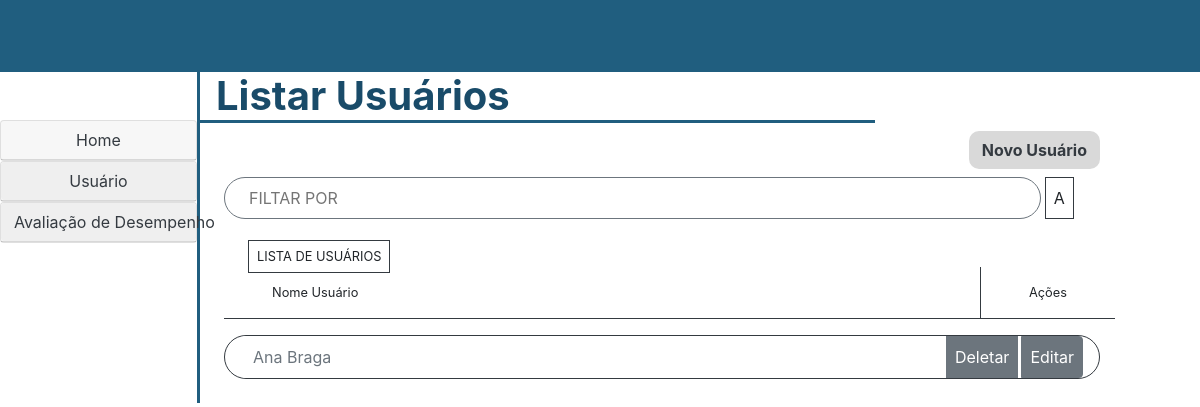
Before: /recursos_humanos/listar_usuarios/ with the older database file.
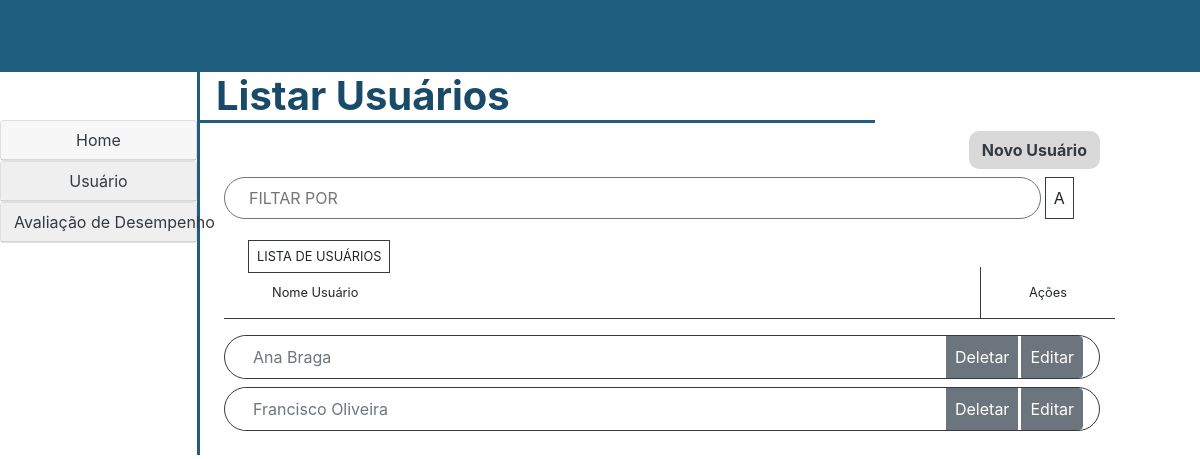
After: the same page with the newer database file.
### recursos_humanos/models.py (models this page shows, shortened)
class Usuario(models.Model):
    FUNCAO = (
        ('presidente', "Presidente"),
        ('diretos', "Diretor"),
        ('gerente', "Gerente"),
        ('chefe', "Chefe"),
        ('colaborador', "Colaborador"),
        ('cedido', "Cedido a outro orgão"),
        ('recursos_humanos', "Recursos Humanos"),
    )
    CLASSE = (
        ('classe1', "Classe 1"),
        ('classe2', "Classe 2"),
        ('classe3', "Classe 3"),
    )
    NIVEL = (
        ('', '----'),
        ('i', "I"),
        ('ii', "II"),
        ('iii', "III"),
        ('iv', "IV"),
        ('v', "V"),
        ('vi', "VI"),
        ('vii', "VII"),
        ('viii', "VIII"),
        ('ix', "IX"),
        ('x', "X"),
        ('xi', "XI"),
        ('xii', "XII"),
    )
    nome = models.CharField(max_length=100, blank=False, null=False)
    senha = models.CharField(max_length=20, blank=False, null=False)
    email = models.EmailField(blank=False, null=False)
    cpf = models.CharField(max_length=14, blank=False, null=False)
    data_criacao_usuario = models.DateField(default=datetime.now, blank=False, null=False)
    data_atualizacao_usuario = models.DateField(blank=True, null=True)
    data_exclusao_usuario = models.DateField(blank=True, null=True)
    ultima_avaliacao = models.DateField(blank=True, null=True)
    setor = models.CharField(max_length=50)
    cargo = models.CharField(max_length=50)
    funcao = models.CharField(max_length=20, choices=FUNCAO)
    classe = models.CharField(max_length=20, choices=CLASSE)
    nivel = models.CharField(max_length=5, choices=NIVEL)
    gerencia = models.ForeignKey('Gerencia', on_delete=models.CASCADE)
    diretoria = models.ForeignKey('Diretoria', on_delete=models.CASCADE)
    efetivo = models.BooleanField(default=False)
    inativo = models.BooleanField(default=False)
    meritos = models.ManyToManyField(FatorDesempenhoMerito, blank=True)
    demeritos = models.ManyToManyField(FatorDesempenhoDemerito, blank=True)
    avaliacoes = models.ManyToManyField(AvaliacaoDesempenho, blank=True)
    class Meta:
        verbose_name = "Usuário"

### recursos_humanos/views.py (the view)
# urls.py: path('listar_usuarios/', views.listar_usuarios, name='listar_usuarios'),
def listar_usuarios(request):
    usuarios = Usuario.objects.all()
    return render(request, "recursos_humanos/listar_usuarios.html", {'usuarios': usuarios})

### templates/recursos_humanos/listar_usuarios.html (shortened to what this page needs)
{% extends './home.html' %}
{% block 'conteudo' %}
<div class="col col-9 m-0 p-0">
    <h1 class="border-bottom-blue pl-3 w-75 font-weight-bold">Listar Usuários</h1>
    <div class="d-flex justify-content-end mb-2">
        <a href="{% url 'cadastrar_usuario' %}" class="btn text-dark font-weight-bold"
            style="background: #D9D9D9; border-radius: 10px;">Novo Usuário</a>
    </div>
    <div class="row mb-4 ml-4">
        <input type="text" class="border border-secondary pl-4 text-uppercase text-muted col-11"
            style="width: 100%; border-radius: 50px;" id="myInput"
            placeholder="Filtar por {% block 'filtro' %}{% endblock %}">
        <div class="border border-dark p-2 ml-1">A</div>
    </div>
    <small class="border border-dark ml-5 p-2 text-uppercase">Lista de Usuários</small>
    <div class="row ml-4 mb-0 border-bottom border-dark d-flex justify-content-between align-items-center">
        <small class="pl-5">Nome Usuário</small>
        <small class="border-left border-dark px-5 py-3">Ações</small>
    </div>
    <form class="form mt-3 ml-4">
        <div class="input-group mb-3">
            {% for usuario in usuarios %}
            <div class="input-group border border-dark w-100 mb-2" style="border-radius: 50px;">
                <input type="text" class="form-control border-0 ml-3 bg-white" placeholder="{{ usuario.nome }}"
                    aria-label="{{ usuario.nome }}" aria-describedby="botao-editar" disabled>
                <div class="input-group-append">
                    <button class="btn btn-secondary p-2 mr-1" type="button" id="botao-deletar" data-toggle="modal"
                        data-target="#deletar_usuario_{{usuario.id}}">Deletar</button>
                    <a href="{% url 'editar_usuario' usuario.id %}" class="btn btn-secondary p-2 mr-3"
                        id="botao-editar">Editar</a>
                </div>
            </div>
            {% endfor %}
        </div>
    </form>
</div>
{% endblock %}

Changed rows visible on the page:
added Usuario: nome "Francisco Oliveira"
